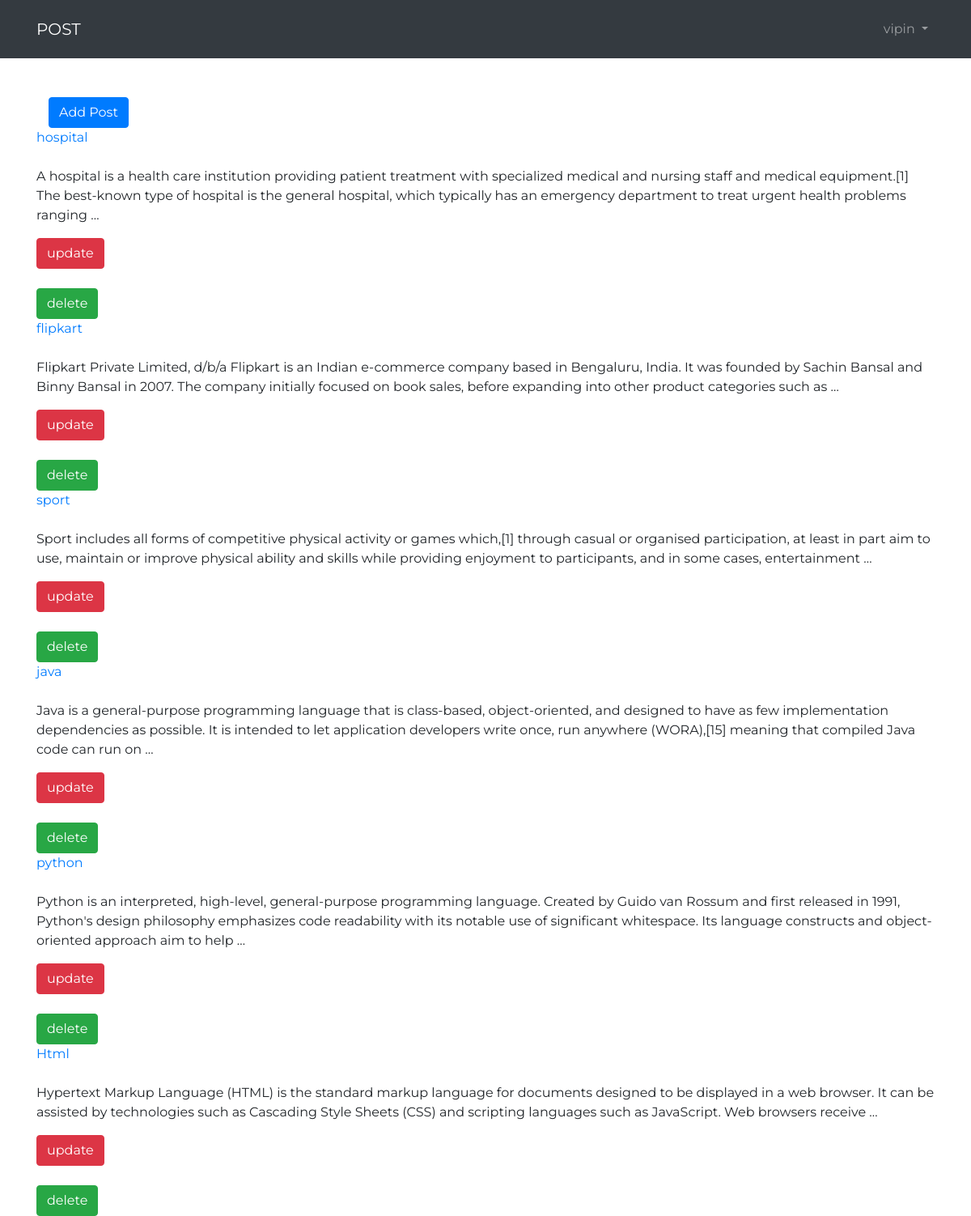
The page /dashboard/ (signed in) on the database its author committed.
### blogapp/models.py (models this page shows, shortened)
class Post(models.Model):
    STATUS_CHOICE=(('draft','Draft'),('published','Published'))
    title=models.CharField(max_length=260)
    slug=models.SlugField(max_length=264,unique_for_date='publish')
    author=models.ForeignKey(User,related_name='blog_posts',on_delete=models.CASCADE)
    body=models.TextField()
    publish=models.DateTimeField(default=timezone.now)
    created=models.DateTimeField(auto_now_add=True)
    updated=models.DateTimeField(auto_now=True)
    status=models.CharField(max_length=20,choices=STATUS_CHOICE,default='draft')
    objects=CustomManager()
    class Meta:
        ordering=('-publish',)

### blogapp/views.py (the view)
# urls.py: path('dashboard/',views.dashboard),
def dashboard(request):
    login_user=request.user
    posts=Post.objects.filter(author=login_user)
    return render(request,'blogapp/dashboard.html',{'posts':posts})

### blogapp/models.py (called while the page is built)
    def get_queryset(self):
        return super().get_queryset().filter(status='published')

### templates/blogapp/dashboard.html
{% extends 'blogapp/base.html' %}
{% block content %}
<div class="container" algin='center'>
  <a href="/create" class="btn btn-primary">Add Post</a>
</div>
{% for post in posts %}
<div class="">
<a href="/detail/{{post.id}}">{{post.title}}</a><br><br>
{{post.body|truncatewords:40|linebreaks}}
<a href="{{post.id}}/update" class="btn btn-danger">update</a>
<br><br>
<a href="{{post.id}}/delete" class="btn btn-success">delete</a>
</div>
{% endfor %}
{% endblock %}

### templates/blogapp/base.html (shortened to what this page needs)
<!DOCTYPE html>
{% load staticfiles %}
<html lang="en">
<head>
  <link rel="stylesheet" href="https://stackpath.bootstrapcdn.com/bootstrap/4.3.1/css/bootstrap.min.css">
  <link rel="stylesheet" href="{%static 'css/style.css'%}">
</head>
<body>
  <nav class="navbar navbar-expand-lg navbar-dark bg-dark">
    <div class="container">
      <a href="/" class="navbar-brand">POST</a>
      <ul class="navbar-nav py-2">
        {% if user.is_authenticated %}
        <li class="nav-item dropdown">
          <a class="nav-link dropdown-toggle" href="#" id="navbarDropdown" role="button" data-toggle="dropdown" aria-haspopup="true" aria-expanded="false">
            {{user}}
          </a>
        </li>
        {% else %}
        <li class="nav-item"><a href="/accounts/login" class="btn btn-primary mr-2">login</a></li>
        <li class="nav-item"><a href="/signup" class="btn btn-success">Signup</a></li>
        {% endif %}
      </ul>
    </div>
  </nav>
  <div class="container pt-5">
    {% block content %} {% endblock %}
  </div>
</body>
</html>

### static/css/style.css (style rules this page uses)
body { background-repeat: no-repeat; background-size: cover; font-family: Montserrat; }

### rows shown on the page
Post: title "hospital", body "A hospital is a health care institution providing patient treatment with specialized medical and nursing staff and medical equipment.[1] The best-known type of hospital is the general hospital, which typically has an emergency department to treat urgent health problems ranging …"
Post: title "flipkart", body "Flipkart Private Limited, d/b/a Flipkart is an Indian e-commerce company based in Bengaluru, India. It was founded by Sachin Bansal and Binny Bansal in 2007. The company initially focused on book sales, before expanding into other product categories such as …"
Post: title "sport", body "Sport includes all forms of competitive physical activity or games which,[1] through casual or organised participation, at least in part aim to use, maintain or improve physical ability and skills while providing enjoyment to participants, and in some cases, entertainment …"
Post: title "java", body "Java is a general-purpose programming language that is class-based, object-oriented, and designed to have as few implementation dependencies as possible. It is intended to let application developers write once, run anywhere (WORA),[15] meaning that compiled Java code can run on …"
Post: title "python", body "Python is an interpreted, high-level, general-purpose programming language. Created by Guido van Rossum and first released in 1991, Python's design philosophy emphasizes code readability with its notable use of significant whitespace. Its language constructs and object-oriented approach aim to help …"
Post: title "Html", body "Hypertext Markup Language (HTML) is the standard markup language for documents designed to be displayed in a web browser. It can be assisted by technologies such as Cascading Style Sheets (CSS) and scripting languages such as JavaScript. Web browsers receive …"

### other values the page prints
{{ user }} "vipin"
